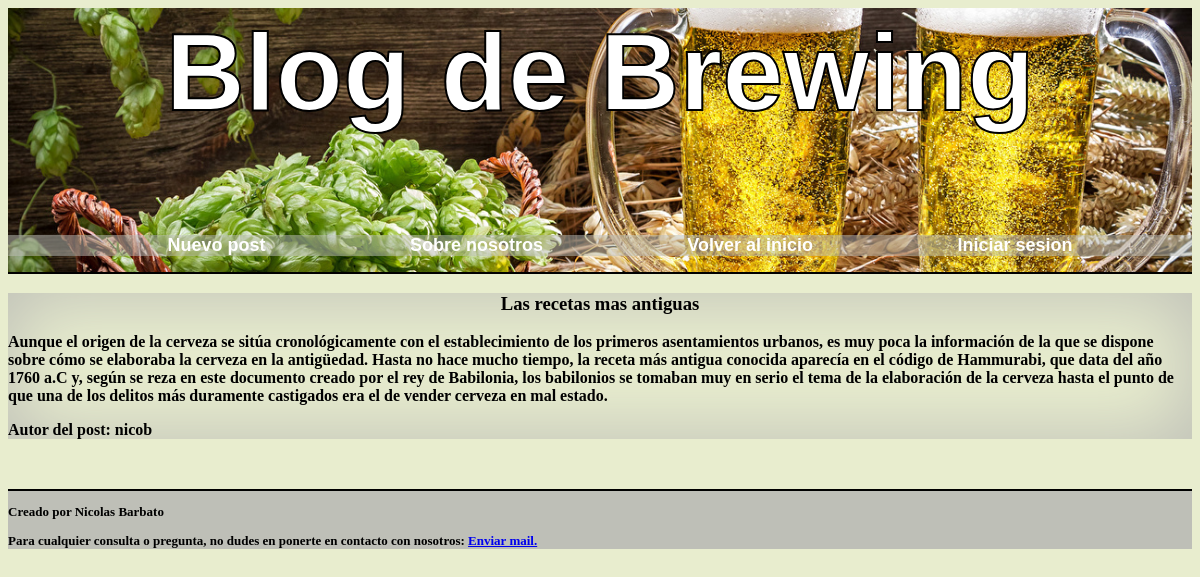
Screenshot of /post/3 with the database file from the repository.
### tables this page shows
CREATE TABLE posts (
    id INTEGER PRIMARY KEY AUTOINCREMENT,
    autor TEXT NOT NULL,
    titulo TEXT NOT NULL,
    posteo TEXT NOT NULL
);

### proyecto1.py (the view)
@app.route("/post/<id>")
def busqueda(id):
    conn, cursor = get_db_conection()
    cursor.execute("SELECT * FROM posts WHERE posts.id == ?", (id,))
    post = cursor.fetchone()
    return render_template("post.html", post=post)

### proyecto1.py (called while the page is built)
def get_db_conection():
    conn = sqlite3.connect('database.db')
    cursor = conn.cursor()
    return conn, cursor

### Templates/post.html (shortened to what this page needs)
{% extends "base.html" %}
{% block head %}
    <link rel="stylesheet" type="text/css" href="{{ url_for('static', filename='css/home.css') }}">
{% endblock %}
{% block main %}
    <div class="posts">
        <h3 style="text-align: center;">{{ post[2] }}</h3>
        <p>{{ post[3] }}</p>
        <p>Autor del post: {{ post[1] }}</p>
    </div>
{% endblock %}

### static/css/home.css (style rules this page uses)
.posts { -webkit-box-shadow: inset 0px 0px 76px 4px rgb(190, 191, 183); -moz-box-shadow: inset 0px 0px 76px 4px rgb(190, 191, 183); box-shadow: inset 0px 0px 76px 4px rgb(190, 191, 183); margin-bottom: 50px; }
body { background-color: rgb(232, 237, 206); }

### rows the page displays
posts: titulo "Las recetas mas antiguas", posteo "Aunque el origen de la cerveza se sitúa cronológicamente con el establecimiento de los primeros asentamientos urbanos, es muy poca la información de la que se dispone sobre cómo se elaboraba la cerveza en la antigüedad. Hasta no hace mucho tiempo, la receta más antigua conocida aparecía en el código de Hammurabi, que data del año 1760 a.C y, según se reza en este documento creado por el rey de Babilonia, los babilonios se tomaban muy en serio el tema de la elaboración de la cerveza hasta el punto de que una de los delitos más duramente castigados era el de vender cerveza en mal estado.", autor "nicob"
